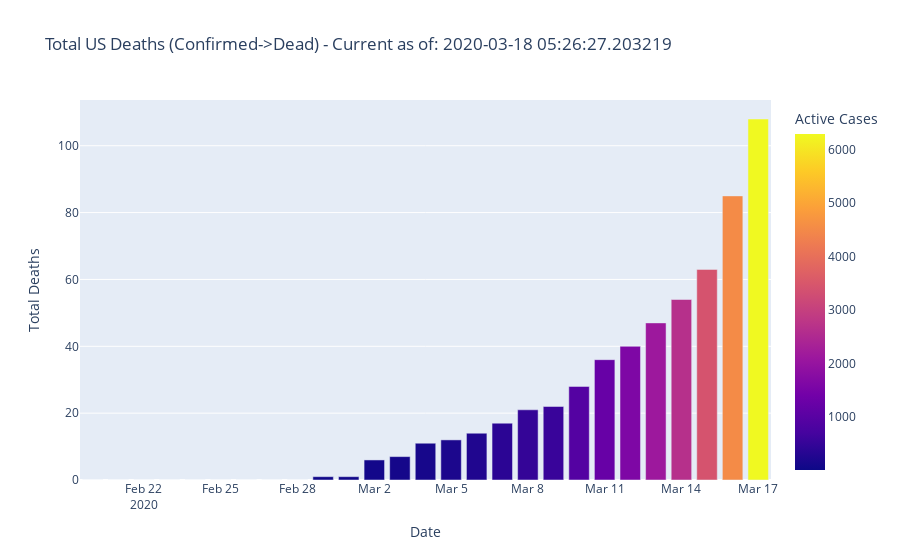

The notebook cell saved with this chart:
### Code cell
us_chart = px.bar(us_totals[us_totals['Date'] >= '2020-02-20'], 
    x="Date", y="Total Deaths", color="Active Cases", 
    title="Total US Deaths (Confirmed->Dead) - Current as of: "+str(NOW), 
    )
us_chart.show()

### Figure 1 — Plotly figure (JSON) as saved in the notebook; plotly's stock layout.template omitted (floating-point values rounded to 4 significant figures)
{"data": [{"alignmentgroup": "True", "hoverlabel": {"namelength": 0}, "hovertemplate": "Date=%{x}<br>Total Deaths=%{y}<br>Active Cases=%{marker.color}", "legendgroup": "", "marker": {"color": [10, 10, 10, 10, 46, 45, 51, 52, 53, 60, 66, 85, 104, 131, 198, 241, 378, 490, 554, 923, 1237, 1611, 2120, 2661, 3424, 4530, 6296], "coloraxis": "coloraxis"}, "name": "", "offsetgroup": "", "orientation": "v", "showlegend": false, "textposition": "auto", "type": "bar", "x": ["2020-02-20T00:00:00", "2020-02-21T00:00:00", "2020-02-22T00:00:00", "2020-02-23T00:00:00", "2020-02-24T00:00:00", "2020-02-25T00:00:00", "2020-02-26T00:00:00", "2020-02-27T00:00:00", "2020-02-28T00:00:00", "2020-02-29T00:00:00", "2020-03-01T00:00:00", "2020-03-02T00:00:00", "2020-03-03T00:00:00", "2020-03-04T00:00:00", "2020-03-05T00:00:00", "2020-03-06T00:00:00", "2020-03-07T00:00:00", "2020-03-08T00:00:00", "2020-03-09T00:00:00", "2020-03-10T00:00:00", "2020-03-11T00:00:00", "2020-03-12T00:00:00", "2020-03-13T00:00:00", "2020-03-14T00:00:00", "2020-03-15T00:00:00", "2020-03-16T00:00:00", "2020-03-17T00:00:00"], "xaxis": "x", "y": [0, 0, 0, 0, 0, 0, 0, 0, 0, 1, 1, 6, 7, 11, 12, 14, 17, 21, 22, 28, 36, 40, 47, 54, 63, 85, 108], "yaxis": "y"}], "layout": {"autosize": true, "barmode": "relative", "coloraxis": {"colorbar": {"title": {"text": "Active Cases"}}, "colorscale": [[0, "#0d0887"], [0.1111, "#46039f"], [0.2222, "#7201a8"], [0.3333, "#9c179e"], [0.4444, "#bd3786"], [0.5556, "#d8576b"], [0.6667, "#ed7953"], [0.7778, "#fb9f3a"], [0.8889, "#fdca26"], [1, "#f0f921"]]}, "legend": {"tracegroupgap": 0}, "title": {"text": "Total US Deaths (Confirmed->Dead) - Current as of: 2020-03-18 05:26:27.203219"}, "xaxis": {"anchor": "y", "autorange": true, "domain": [0, 1], "range": ["2020-02-19 12:00", "2020-03-17 12:00"], "title": {"text": "Date"}, "type": "date"}, "yaxis": {"anchor": "x", "autorange": true, "domain": [0, 1], "range": [0, 113.7], "title": {"text": "Total Deaths"}, "type": "linear"}}}
